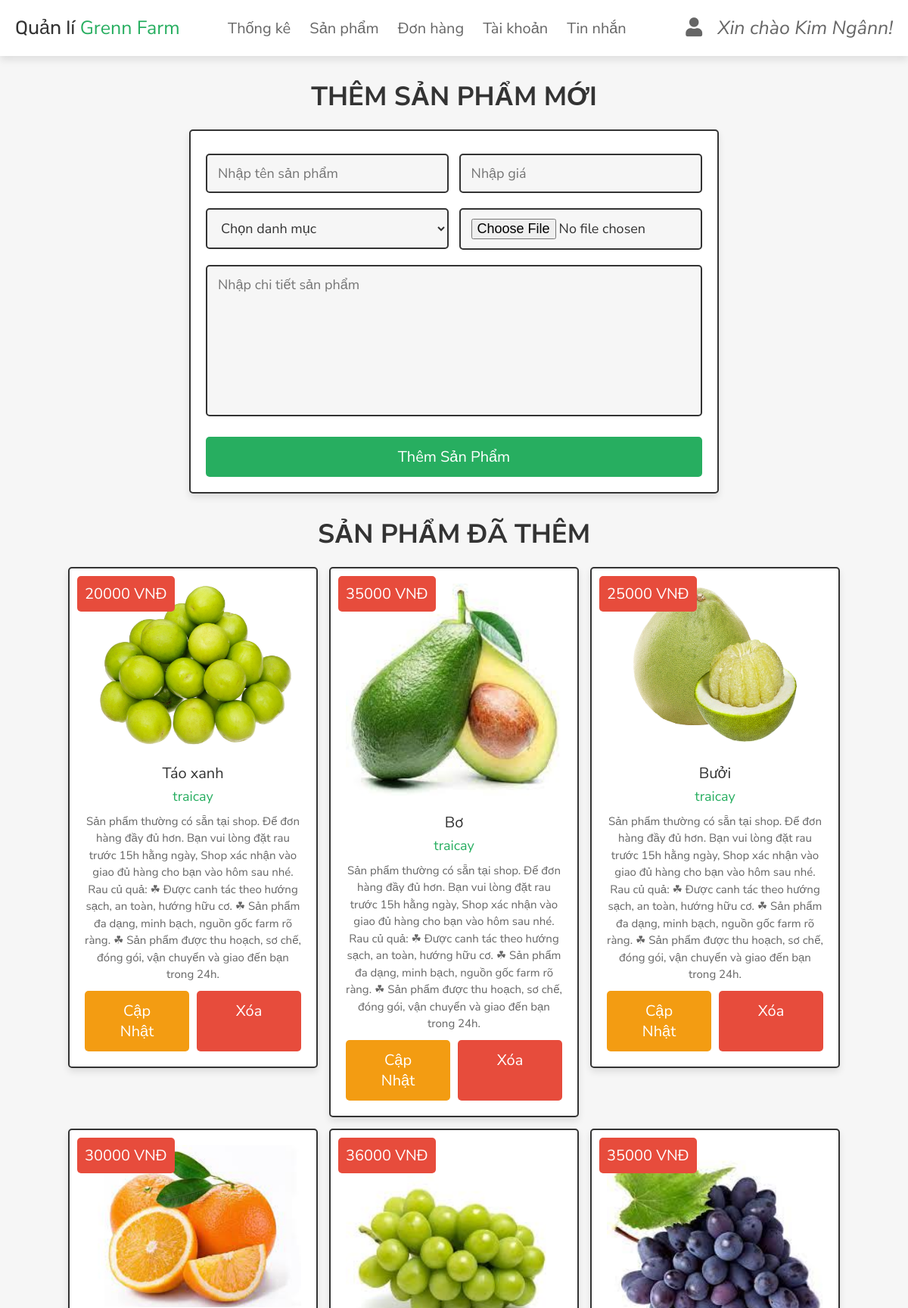
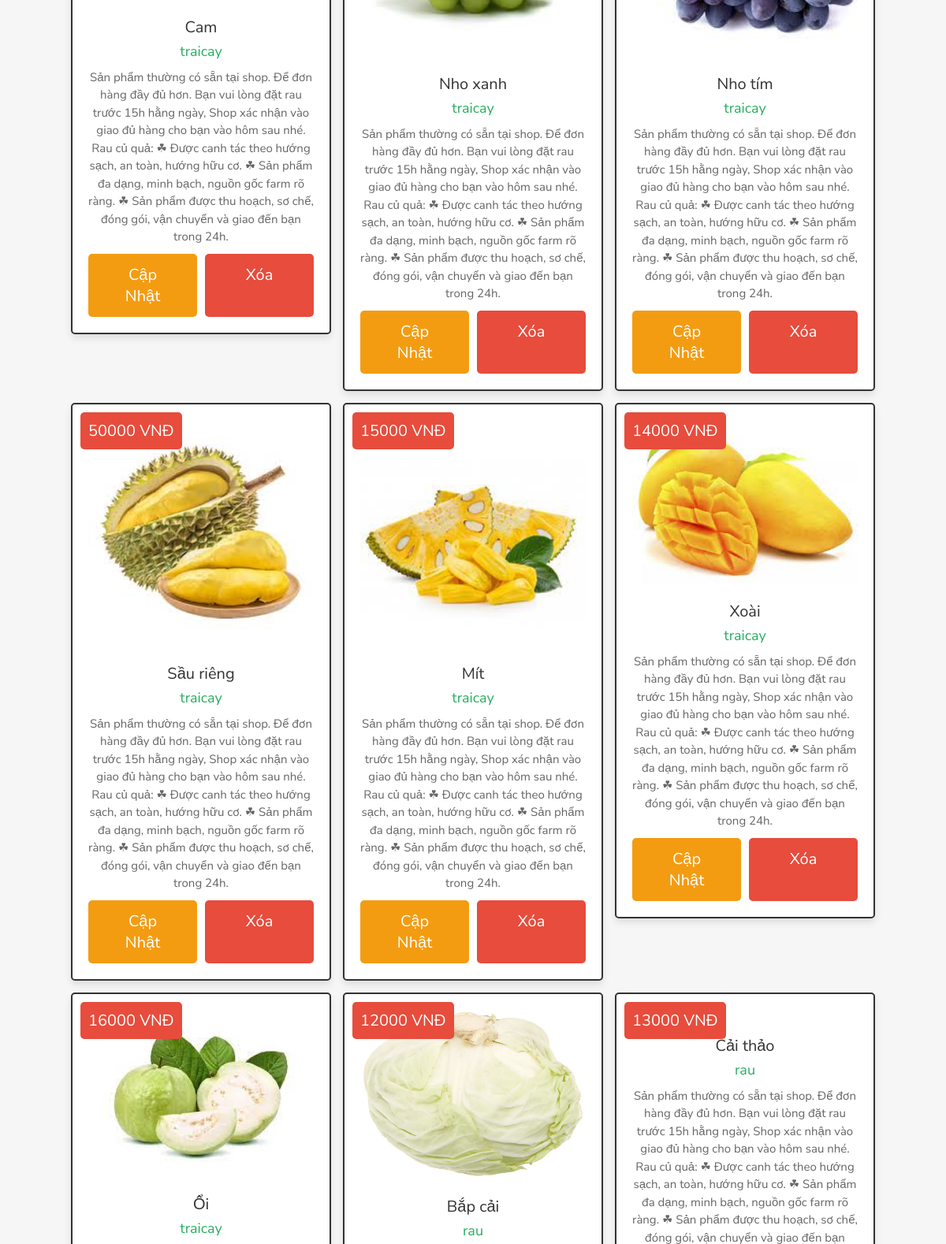
Page /admin_products.php (signed in, upper part) on the committed database (2 pictures, top to bottom).
### tables this page shows
CREATE TABLE `users` (
  `id` int(100) NOT NULL,
  `name` varchar(100) NOT NULL,
  `email` varchar(100) NOT NULL,
  `password` varchar(100) NOT NULL,
  `user_type` varchar(20) NOT NULL DEFAULT 'user',
  `image` varchar(100) NOT NULL
);

CREATE TABLE `products` (
  `id` int(100) NOT NULL,
  `name` varchar(100) NOT NULL,
  `category` varchar(20) NOT NULL,
  `details` varchar(500) NOT NULL,
  `price` int(100) NOT NULL,
  `image` varchar(100) NOT NULL
);

### admin_products.php (the view, shortened to what this page needs)
<?php
include 'config.php';
?>
<!DOCTYPE html>
<html lang="en">
<head>
   <link rel="stylesheet" href="https://cdnjs.cloudflare.com/ajax/libs/font-awesome/6.1.1/css/all.min.css">
   <link rel="stylesheet" href="css/admin_style.css">
</head>
<body>
<?php include 'admin_header.php'; ?>
<section class="add-products">
   <h1 class="title">Thêm sản phẩm mới</h1>
   <form action="" method="POST" enctype="multipart/form-data">
      <div class="flex">
         <div class="inputBox">
         <input type="text" name="name" class="box" required placeholder="Nhập tên sản phẩm">
         <select name="category" class="box" required>
            <option value="" selected disabled>Chọn danh mục</option>
         </select>
         </div>
         <div class="inputBox">
         <input type="text" min="0" name="price" class="box" required placeholder="Nhập giá">
         <input type="file" name="image" required class="box" accept="image/jpg, image/jpeg, image/png">
         </div>
      </div>
      <textarea name="details" class="box" required placeholder="Nhập chi tiết sản phẩm" cols="30" rows="10"></textarea>
      <input type="submit" class="btn" value="Thêm sản phẩm" name="add_product">
   </form>
</section>
<section class="show-products">
   <h1 class="title">Sản phẩm đã thêm</h1>
   <div class="box-container">
   <?php
      $show_products = $conn->prepare("SELECT * FROM `products`");
      $show_products->execute();
      if($show_products->rowCount() > 0){
         while($fetch_products = $show_products->fetch(PDO::FETCH_ASSOC)){
   ?>
   <div class="box">
      <div class="price"><?= $fetch_products['price']; ?> VNĐ</div>
      <img src="uploaded_img/<?= $fetch_products['image']; ?>" alt="">
      <div class="name"><?= $fetch_products['name']; ?></div>
      <div class="cat"><?= $fetch_products['category']; ?></div>
      <div class="details"><?= $fetch_products['details']; ?></div>
      <div class="flex-btn">
         <a href="admin_update_product.php?update=<?= $fetch_products['id']; ?>" class="option-btn">Cập nhật</a>
         <a href="admin_products.php?delete=<?= $fetch_products['id']; ?>" class="delete-btn" onclick="return confirm('Bạn đã chắc sẽ xóa?');">Xóa</a>
      </div>
   </div>
   <?php
      }
   }else{
      echo '<p class="empty">Chưa có sản phẩm nào được thêm vào!</p>';
   }
   ?>
   </div>
</section>
</body>
</html>
<?php include 'backtotop.php' ?>

### admin_header.php (shortened to what this page needs)
<header class="header">
   <div class="flex">
      <a href="admin_page.php" class="logo" style="font-family: 'Rubik', sans-serif;">Quản lí<span> Grenn Farm</span></a>
      <nav class="navbar">
         <a href="admin_page.php">Thống kê</a>
         <a href="admin_products.php">Sản phẩm</a>
         <a href="admin_orders.php">Đơn hàng</a>
         <a href="admin_users.php">Tài khoản</a>
         <a href="admin_contacts.php">Tin nhắn</a>
      </nav>
      <div class="icons">
      <?php
            $select_profile = $conn->prepare("SELECT * FROM `users` WHERE id = ?");
            $select_profile->execute([$admin_id]);
            $fetch_profile = $select_profile->fetch(PDO::FETCH_ASSOC);
         ?>
         <div id="user-btn" class="fas fa-user"></div>
         <i>Xin chào <?= $fetch_profile['name']; ?>!</i>
      </div>
   </div>
</header>

### css/admin_style.css (style rules this page uses)
.add-products form { max-width: 70rem; padding:2rem; margin:0 auto; text-align: center; border:var(--border); box-shadow: var(--box-shadow); background-color: var(--white); border-radius: .5rem; }
.add-products form .flex { display: flex; justify-content: space-between; flex-wrap: wrap; }
.add-products form .flex .inputBox { width: 49%; }
.add-products form .box { width: 100%; margin:1rem 0; padding:1.2rem 1.4rem; font-size: 1.8rem; color:var(--black); border-radius: .5rem; background-color: var(--light-bg); border:var(--border); }
.add-products form textarea { height: 20rem; resize: none; }
.show-products { padding-top: 0; }
.show-products .box-container { display: grid; grid-template-columns: repeat(auto-fit, 33rem); gap:1.5rem; align-items: flex-start; justify-content:center; }
.show-products .box-container .box { text-align: center; border:var(--border); box-shadow: var(--box-shadow); background-color: var(--white); border-radius: .5rem; padding:2rem; position: relative; }
.show-products .box-container .box .price { position: absolute; top:1rem; left:1rem; padding:1rem; font-size: 2rem; color:var(--white); background-color: var(--red); border-radius: .5rem; }
.show-products .box-container .box img { width: 100%; margin-bottom: 1rem; }
.show-products .box-container .box .name { margin:.5rem 0; font-size: 2rem; color:var(--black); }
.show-products .box-container .box .cat { font-size: 1.8rem; color:var(--green); }
.show-products .box-container .box .details { padding-top: 1rem; font-size: 1.5rem; line-height: 1.5; color:var(--light-color); }

### css/components.css (style rules this page uses)
:root { --green:#27ae60; --orange:#f39c12; --red:#e74c3c; --black:#333; --light-color:#666; --white:#fff; --light-bg:#f6f6f6; --border:.2rem solid var(--black); --box-shadow:0 .5rem 1rem rgba(0,0,0,.1); }
* { font-family: 'Nunito Sans', sans-serif; margin:0; padding:0; box-sizing: border-box; outline: none; border:none; text-decoration: none; color:var(--black); }
body { background-color: var(--light-bg); }
html { font-size: 62.5%; overflow-x: hidden; scroll-behavior: smooth; scroll-padding-top: 6.5rem; }
section { padding:3rem 2rem; max-width: 1200px; margin:0 auto; }
.btn, .delete-btn, .option-btn { display: block; width: 100%; margin-top: 1rem; border-radius: .5rem; color:var(--white); font-size: 2rem; padding:1.3rem 3rem; text-transform: capitalize; cursor: pointer; text-align: center; }
.btn { background-color: var(--green); }
.delete-btn { background-color: var(--red); }
.option-btn { background-color: var(--orange); }
.flex-btn { display: flex; flex-wrap: wrap; gap:1rem; }
.flex-btn > * { flex:1; }
.title { text-align: center; margin-bottom: 2rem; text-transform: uppercase; color:var(--black); font-size: 3.5rem; }
.header { background: var(--white); position: sticky; top:0; left:0; right:0; z-index: 1000; box-shadow: var(--box-shadow); }
.header .flex { display: flex; align-items: center; justify-content: space-between; padding:2rem; margin: 0 auto; max-width: 1200px; position: relative; }
.header .flex .logo { font-size: 2.5rem; color:var(--black); }
.header .flex .logo span { color:var(--green); }
.header .flex .navbar a { margin:0 1rem; font-size: 2rem; color:var(--light-color); }
.header .flex .icons > * { font-size: 2.5rem; color:var(--light-color); cursor: pointer; margin-left: 1.5rem; }

### backtotop.php (style rules this page uses)
body { font-family: Arial, Helvetica, sans-serif; font-size: 20px; }

### rows in the picture
users: name "Kim Ngânn"
products: price "20000", image (picture), name "Táo xanh", category "traicay", details "Sản phẩm thường có sẵn tại shop. Để đơn hàng đầy đủ hơn. Bạn vui lòng đặt rau trước 15h hằng ngày, Shop xác nhận vào giao đủ hàng cho bạn vào hôm sau nhé. Rau củ quả: ☘ Được canh tác theo hướng sạch, an toàn, hướng hữu cơ. ☘ Sản phẩm đa dạng, minh bạch, nguồn gốc farm rõ ràng. ☘ Sản phẩm được thu hoạch, sơ chế, đóng gói, vận chuyển và giao đến bạn trong 24h."
products: price "35000", image (picture), name "Bơ", category "traicay", details "Sản phẩm thường có sẵn tại shop. Để đơn hàng đầy đủ hơn. Bạn vui lòng đặt rau trước 15h hằng ngày, Shop xác nhận vào giao đủ hàng cho bạn vào hôm sau nhé. Rau củ quả: ☘ Được canh tác theo hướng sạch, an toàn, hướng hữu cơ. ☘ Sản phẩm đa dạng, minh bạch, nguồn gốc farm rõ ràng. ☘ Sản phẩm được thu hoạch, sơ chế, đóng gói, vận chuyển và giao đến bạn trong 24h."
products: price "25000", image (picture), name "Bưởi", category "traicay", details "Sản phẩm thường có sẵn tại shop. Để đơn hàng đầy đủ hơn. Bạn vui lòng đặt rau trước 15h hằng ngày, Shop xác nhận vào giao đủ hàng cho bạn vào hôm sau nhé. Rau củ quả: ☘ Được canh tác theo hướng sạch, an toàn, hướng hữu cơ. ☘ Sản phẩm đa dạng, minh bạch, nguồn gốc farm rõ ràng. ☘ Sản phẩm được thu hoạch, sơ chế, đóng gói, vận chuyển và giao đến bạn trong 24h."
products: price "30000", image (picture), name "Cam", category "traicay", details "Sản phẩm thường có sẵn tại shop. Để đơn hàng đầy đủ hơn. Bạn vui lòng đặt rau trước 15h hằng ngày, Shop xác nhận vào giao đủ hàng cho bạn vào hôm sau nhé. Rau củ quả: ☘ Được canh tác theo hướng sạch, an toàn, hướng hữu cơ. ☘ Sản phẩm đa dạng, minh bạch, nguồn gốc farm rõ ràng. ☘ Sản phẩm được thu hoạch, sơ chế, đóng gói, vận chuyển và giao đến bạn trong 24h."
products: price "36000", image (picture), name "Nho xanh", category "traicay", details "Sản phẩm thường có sẵn tại shop. Để đơn hàng đầy đủ hơn. Bạn vui lòng đặt rau trước 15h hằng ngày, Shop xác nhận vào giao đủ hàng cho bạn vào hôm sau nhé. Rau củ quả: ☘ Được canh tác theo hướng sạch, an toàn, hướng hữu cơ. ☘ Sản phẩm đa dạng, minh bạch, nguồn gốc farm rõ ràng. ☘ Sản phẩm được thu hoạch, sơ chế, đóng gói, vận chuyển và giao đến bạn trong 24h."
products: price "35000", image (picture), name "Nho tím", category "traicay", details "Sản phẩm thường có sẵn tại shop. Để đơn hàng đầy đủ hơn. Bạn vui lòng đặt rau trước 15h hằng ngày, Shop xác nhận vào giao đủ hàng cho bạn vào hôm sau nhé. Rau củ quả: ☘ Được canh tác theo hướng sạch, an toàn, hướng hữu cơ. ☘ Sản phẩm đa dạng, minh bạch, nguồn gốc farm rõ ràng. ☘ Sản phẩm được thu hoạch, sơ chế, đóng gói, vận chuyển và giao đến bạn trong 24h."
products: price "50000", image (picture), name "Sầu riêng", category "traicay", details "Sản phẩm thường có sẵn tại shop. Để đơn hàng đầy đủ hơn. Bạn vui lòng đặt rau trước 15h hằng ngày, Shop xác nhận vào giao đủ hàng cho bạn vào hôm sau nhé. Rau củ quả: ☘ Được canh tác theo hướng sạch, an toàn, hướng hữu cơ. ☘ Sản phẩm đa dạng, minh bạch, nguồn gốc farm rõ ràng. ☘ Sản phẩm được thu hoạch, sơ chế, đóng gói, vận chuyển và giao đến bạn trong 24h."
products: price "15000", image (picture), name "Mít", category "traicay", details "Sản phẩm thường có sẵn tại shop. Để đơn hàng đầy đủ hơn. Bạn vui lòng đặt rau trước 15h hằng ngày, Shop xác nhận vào giao đủ hàng cho bạn vào hôm sau nhé. Rau củ quả: ☘ Được canh tác theo hướng sạch, an toàn, hướng hữu cơ. ☘ Sản phẩm đa dạng, minh bạch, nguồn gốc farm rõ ràng. ☘ Sản phẩm được thu hoạch, sơ chế, đóng gói, vận chuyển và giao đến bạn trong 24h."
products: price "14000", image (picture), name "Xoài", category "traicay", details "Sản phẩm thường có sẵn tại shop. Để đơn hàng đầy đủ hơn. Bạn vui lòng đặt rau trước 15h hằng ngày, Shop xác nhận vào giao đủ hàng cho bạn vào hôm sau nhé. Rau củ quả: ☘ Được canh tác theo hướng sạch, an toàn, hướng hữu cơ. ☘ Sản phẩm đa dạng, minh bạch, nguồn gốc farm rõ ràng. ☘ Sản phẩm được thu hoạch, sơ chế, đóng gói, vận chuyển và giao đến bạn trong 24h."
products: price "16000", image (picture), name "Ổi", category "traicay"
products: price "12000", image (picture), name "Bắp cải", category "rau"
products: price "13000", name "Cải thảo", category "rau"
